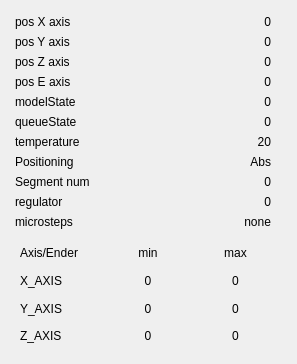
<?xml version="1.0" encoding="UTF-8"?>
<ui version="4.0">
 <class>CoordinatusWidget</class>
 <widget class="QWidget" name="CoordinatusWidget">
  <property name="geometry">
   <rect>
    <x>0</x>
    <y>0</y>
    <width>297</width>
    <height>364</height>
   </rect>
  </property>
  <property name="windowTitle">
   <string>Form</string>
  </property>
  <widget class="QWidget" name="verticalLayoutWidget">
   <property name="geometry">
    <rect>
     <x>0</x>
     <y>0</y>
     <width>291</width>
     <height>359</height>
    </rect>
   </property>
   <layout class="QVBoxLayout" name="verticalLayout">
    <property name="leftMargin">
     <number>10</number>
    </property>
    <property name="topMargin">
     <number>10</number>
    </property>
    <property name="rightMargin">
     <number>10</number>
    </property>
    <property name="bottomMargin">
     <number>10</number>
    </property>
    <item>
     <layout class="QFormLayout" name="formLayout">
      <property name="leftMargin">
       <number>5</number>
      </property>
      <property name="topMargin">
       <number>5</number>
      </property>
      <property name="rightMargin">
       <number>10</number>
      </property>
      <property name="bottomMargin">
       <number>5</number>
      </property>
      <item row="0" column="0">
       <widget class="QLabel" name="label_posX">
        <property name="styleSheet">
         <string notr="true">     border-width: 0px;
     border-style: solid;
     border-color: darkblue;</string>
        </property>
        <property name="text">
         <string>pos X axis</string>
        </property>
       </widget>
      </item>
      <item row="0" column="1">
       <widget class="QLabel" name="c_label_posX_value">
        <property name="styleSheet">
         <string notr="true">     border-width: 0px;
     border-style: solid;
     border-color: darkblue;</string>
        </property>
        <property name="text">
         <string>0</string>
        </property>
        <property name="alignment">
         <set>Qt::AlignRight|Qt::AlignTrailing|Qt::AlignVCenter</set>
        </property>
       </widget>
      </item>
      <item row="1" column="0">
       <widget class="QLabel" name="label_posY">
        <property name="styleSheet">
         <string notr="true">     border-width: 0px;
     border-style: solid;
     border-color: darkblue;</string>
        </property>
        <property name="text">
         <string>pos Y axis</string>
        </property>
       </widget>
      </item>
      <item row="1" column="1">
       <widget class="QLabel" name="c_label_posY_value">
        <property name="styleSheet">
         <string notr="true">     border-width: 0px;
     border-style: solid;
     border-color: darkblue;</string>
        </property>
        <property name="text">
         <string>0</string>
        </property>
        <property name="alignment">
         <set>Qt::AlignRight|Qt::AlignTrailing|Qt::AlignVCenter</set>
        </property>
       </widget>
      </item>
      <item row="2" column="0">
       <widget class="QLabel" name="label_posZ">
        <property name="styleSheet">
         <string notr="true">     border-width: 0px;
     border-style: solid;
     border-color: darkblue;</string>
        </property>
        <property name="text">
         <string>pos Z axis</string>
        </property>
       </widget>
      </item>
      <item row="2" column="1">
       <widget class="QLabel" name="c_label_posZ_value">
        <property name="styleSheet">
         <string notr="true">     border-width: 0px;
</string>
        </property>
        <property name="text">
         <string>0</string>
        </property>
        <property name="alignment">
         <set>Qt::AlignRight|Qt::AlignTrailing|Qt::AlignVCenter</set>
        </property>
       </widget>
      </item>
      <item row="3" column="0">
       <widget class="QLabel" name="label_posE">
        <property name="styleSheet">
         <string notr="true">     border-width: 0px;
     border-style: solid;
     border-color: darkblue;</string>
        </property>
        <property name="text">
         <string>pos E axis</string>
        </property>
       </widget>
      </item>
      <item row="3" column="1">
       <widget class="QLabel" name="c_label_posE_value">
        <property name="styleSheet">
         <string notr="true">     border-width:0px;
     border-style: solid;
     border-color: darkblue;</string>
        </property>
        <property name="text">
         <string>0</string>
        </property>
        <property name="alignment">
         <set>Qt::AlignRight|Qt::AlignTrailing|Qt::AlignVCenter</set>
        </property>
       </widget>
      </item>
      <item row="7" column="1">
       <widget class="QLabel" name="c_label_positioning_value">
        <property name="text">
         <string>Abs</string>
        </property>
        <property name="alignment">
         <set>Qt::AlignRight|Qt::AlignTrailing|Qt::AlignVCenter</set>
        </property>
       </widget>
      </item>
      <item row="7" column="0">
       <widget class="QLabel" name="label_positioning">
        <property name="text">
         <string>Positioning</string>
        </property>
       </widget>
      </item>
      <item row="4" column="0">
       <widget class="QLabel" name="label_modelState">
        <property name="text">
         <string>modelState</string>
        </property>
       </widget>
      </item>
      <item row="4" column="1">
       <widget class="QLabel" name="c_label_modelState">
        <property name="text">
         <string>0</string>
        </property>
        <property name="alignment">
         <set>Qt::AlignRight|Qt::AlignTrailing|Qt::AlignVCenter</set>
        </property>
       </widget>
      </item>
      <item row="5" column="0">
       <widget class="QLabel" name="label_queueState">
        <property name="text">
         <string>queueState</string>
        </property>
       </widget>
      </item>
      <item row="5" column="1">
       <widget class="QLabel" name="c_label_queueState">
        <property name="text">
         <string>0</string>
        </property>
        <property name="alignment">
         <set>Qt::AlignRight|Qt::AlignTrailing|Qt::AlignVCenter</set>
        </property>
       </widget>
      </item>
      <item row="6" column="0">
       <widget class="QLabel" name="label_temperature">
        <property name="text">
         <string>temperature</string>
        </property>
       </widget>
      </item>
      <item row="6" column="1">
       <widget class="QLabel" name="c_label_temperature">
        <property name="text">
         <string>20</string>
        </property>
        <property name="alignment">
         <set>Qt::AlignRight|Qt::AlignTrailing|Qt::AlignVCenter</set>
        </property>
       </widget>
      </item>
      <item row="8" column="0">
       <widget class="QLabel" name="c_label_contiCnt">
        <property name="toolTip">
         <string>currentSegmentNumber</string>
        </property>
        <property name="text">
         <string>Segment num</string>
        </property>
       </widget>
      </item>
      <item row="8" column="1">
       <widget class="QLabel" name="label_contiCnt">
        <property name="text">
         <string>0</string>
        </property>
        <property name="alignment">
         <set>Qt::AlignRight|Qt::AlignTrailing|Qt::AlignVCenter</set>
        </property>
       </widget>
      </item>
      <item row="9" column="0">
       <widget class="QLabel" name="c_label_regulator">
        <property name="text">
         <string>regulator</string>
        </property>
       </widget>
      </item>
      <item row="9" column="1">
       <widget class="QLabel" name="c_label_regulator_value">
        <property name="text">
         <string>0</string>
        </property>
        <property name="alignment">
         <set>Qt::AlignRight|Qt::AlignTrailing|Qt::AlignVCenter</set>
        </property>
       </widget>
      </item>
      <item row="10" column="0">
       <widget class="QLabel" name="c_label_microstep">
        <property name="text">
         <string>microsteps</string>
        </property>
       </widget>
      </item>
      <item row="10" column="1">
       <widget class="QLabel" name="c_label_microstep_value">
        <property name="text">
         <string>none</string>
        </property>
        <property name="alignment">
         <set>Qt::AlignRight|Qt::AlignTrailing|Qt::AlignVCenter</set>
        </property>
       </widget>
      </item>
     </layout>
    </item>
    <item>
     <layout class="QGridLayout" name="gridLayout">
      <property name="leftMargin">
       <number>10</number>
      </property>
      <property name="topMargin">
       <number>0</number>
      </property>
      <property name="rightMargin">
       <number>5</number>
      </property>
      <property name="bottomMargin">
       <number>0</number>
      </property>
      <property name="verticalSpacing">
       <number>2</number>
      </property>
      <item row="2" column="0">
       <widget class="QLabel" name="label_ender_yrow">
        <property name="text">
         <string>Y_AXIS</string>
        </property>
       </widget>
      </item>
      <item row="1" column="1">
       <widget class="QLabel" name="label_ender_xmin_value">
        <property name="text">
         <string>0</string>
        </property>
        <property name="alignment">
         <set>Qt::AlignCenter</set>
        </property>
       </widget>
      </item>
      <item row="0" column="0">
       <widget class="QLabel" name="label_ender_head_axis">
        <property name="text">
         <string>Axis/Ender</string>
        </property>
       </widget>
      </item>
      <item row="0" column="1">
       <widget class="QLabel" name="label_ender_head_min">
        <property name="text">
         <string>min</string>
        </property>
        <property name="alignment">
         <set>Qt::AlignCenter</set>
        </property>
       </widget>
      </item>
      <item row="2" column="1">
       <widget class="QLabel" name="label_ender_ymin_value">
        <property name="text">
         <string>0</string>
        </property>
        <property name="alignment">
         <set>Qt::AlignCenter</set>
        </property>
       </widget>
      </item>
      <item row="1" column="0">
       <widget class="QLabel" name="label_ender_xrow">
        <property name="text">
         <string>X_AXIS</string>
        </property>
       </widget>
      </item>
      <item row="0" column="2">
       <widget class="QLabel" name="label_ender_head_max">
        <property name="text">
         <string>max</string>
        </property>
        <property name="alignment">
         <set>Qt::AlignCenter</set>
        </property>
       </widget>
      </item>
      <item row="1" column="2">
       <widget class="QLabel" name="label_ender_xmax_value">
        <property name="text">
         <string>0</string>
        </property>
        <property name="alignment">
         <set>Qt::AlignCenter</set>
        </property>
       </widget>
      </item>
      <item row="2" column="2">
       <widget class="QLabel" name="label_ender_ymax_value">
        <property name="text">
         <string>0</string>
        </property>
        <property name="alignment">
         <set>Qt::AlignCenter</set>
        </property>
       </widget>
      </item>
      <item row="3" column="0">
       <widget class="QLabel" name="label_ender_zrow">
        <property name="text">
         <string>Z_AXIS</string>
        </property>
       </widget>
      </item>
      <item row="3" column="1">
       <widget class="QLabel" name="label_ender_zmin_value">
        <property name="text">
         <string>0</string>
        </property>
        <property name="alignment">
         <set>Qt::AlignCenter</set>
        </property>
       </widget>
      </item>
      <item row="3" column="2">
       <widget class="QLabel" name="label_ender_zmax_value">
        <property name="text">
         <string>0</string>
        </property>
        <property name="alignment">
         <set>Qt::AlignCenter</set>
        </property>
       </widget>
      </item>
     </layout>
    </item>
   </layout>
  </widget>
 </widget>
 <resources/>
 <connections/>
</ui>
